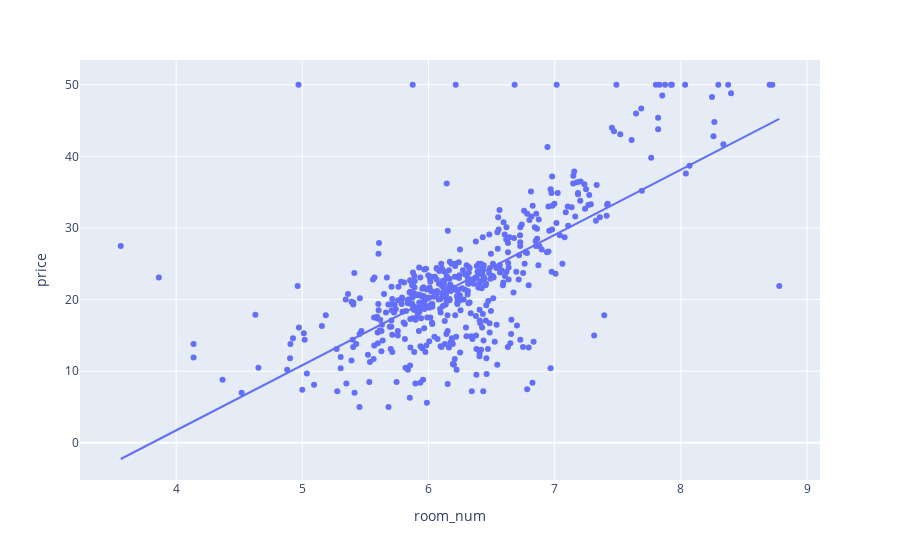

Here is the notebook cell this chart was saved with:
### Code cell
px.scatter(df, x='room_num', y='price', trendline='ols')
# compare this with statmodels result

### Figure 1 — Plotly figure (JSON) as saved in the notebook; plotly's stock layout.template omitted (floating-point values rounded to 4 significant figures; data arrays with more than 128 entries replaced by an {"elided": "..."} marker saying what was removed)
{"data": [{"hovertemplate": "room_num=%{x}<br>price=%{y}<extra></extra>", "legendgroup": "", "marker": {"color": "#636efa", "symbol": "circle"}, "mode": "markers", "name": "", "orientation": "v", "showlegend": false, "type": "scatter", "x": {"elided": "506 float values"}, "xaxis": "x", "y": {"elided": "506 float values"}, "yaxis": "y"}, {"hovertemplate": "<b>OLS trendline</b><br>price = 9.09967 * room_num + -34.6592<br>R<sup>2</sup>=0.484839<br><br>room_num=%{x}<br>price=%{y} <b>(trend)</b><extra></extra>", "legendgroup": "", "marker": {"color": "#636efa", "symbol": "circle"}, "mode": "lines", "name": "", "showlegend": false, "type": "scatter", "x": {"elided": "506 float values"}, "xaxis": "x", "y": {"elided": "506 float values"}, "yaxis": "y"}], "layout": {"legend": {"tracegroupgap": 0}, "margin": {"t": 60}, "xaxis": {"anchor": "y", "domain": [0, 1], "title": {"text": "room_num"}}, "yaxis": {"anchor": "x", "domain": [0, 1], "title": {"text": "price"}}}}
